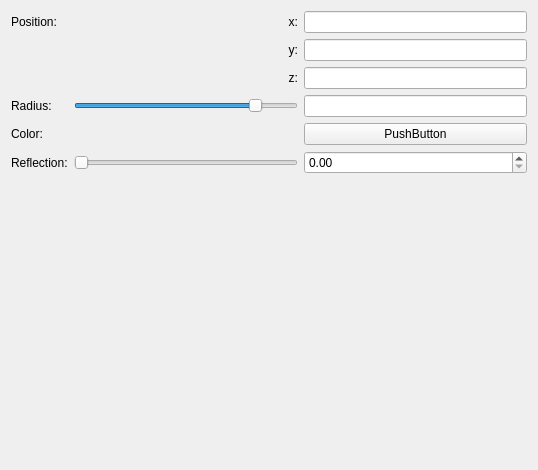
<?xml version="1.0" encoding="UTF-8"?>
<ui version="4.0">
 <class>Form</class>
 <widget class="QWidget" name="Form">
  <property name="geometry">
   <rect>
    <x>0</x>
    <y>0</y>
    <width>538</width>
    <height>470</height>
   </rect>
  </property>
  <property name="windowTitle">
   <string>Form</string>
  </property>
  <layout class="QVBoxLayout" name="verticalLayout">
   <item>
    <layout class="QGridLayout" name="gridLayout">
     <item row="3" column="1">
      <widget class="QSlider" name="logslider_radius">
       <property name="sizePolicy">
        <sizepolicy hsizetype="Expanding" vsizetype="Fixed">
         <horstretch>0</horstretch>
         <verstretch>0</verstretch>
        </sizepolicy>
       </property>
       <property name="sizeIncrement">
        <size>
         <width>0</width>
         <height>0</height>
        </size>
       </property>
       <property name="minimum">
        <number>-1500</number>
       </property>
       <property name="maximum">
        <number>300</number>
       </property>
       <property name="orientation">
        <enum>Qt::Horizontal</enum>
       </property>
      </widget>
     </item>
     <item row="1" column="1">
      <widget class="QLabel" name="label_12">
       <property name="text">
        <string>y:</string>
       </property>
       <property name="alignment">
        <set>Qt::AlignRight|Qt::AlignTrailing|Qt::AlignVCenter</set>
       </property>
      </widget>
     </item>
     <item row="2" column="2">
      <widget class="MyLineEdit" name="vect3_position_z"/>
     </item>
     <item row="3" column="0">
      <widget class="QLabel" name="label_7">
       <property name="text">
        <string>Radius:</string>
       </property>
      </widget>
     </item>
     <item row="0" column="0">
      <widget class="QLabel" name="label_10">
       <property name="text">
        <string>Position:</string>
       </property>
      </widget>
     </item>
     <item row="4" column="0">
      <widget class="QLabel" name="label_18">
       <property name="text">
        <string>Color:</string>
       </property>
      </widget>
     </item>
     <item row="5" column="0">
      <widget class="QLabel" name="label_19">
       <property name="text">
        <string>Reflection:</string>
       </property>
      </widget>
     </item>
     <item row="0" column="1">
      <widget class="QLabel" name="label_11">
       <property name="text">
        <string>x:</string>
       </property>
       <property name="alignment">
        <set>Qt::AlignRight|Qt::AlignTrailing|Qt::AlignVCenter</set>
       </property>
      </widget>
     </item>
     <item row="4" column="2">
      <widget class="QPushButton" name="colorButton_color">
       <property name="text">
        <string>PushButton</string>
       </property>
      </widget>
     </item>
     <item row="1" column="2">
      <widget class="MyLineEdit" name="vect3_position_y"/>
     </item>
     <item row="5" column="2">
      <widget class="MyDoubleSpinBox" name="spinbox_reflection">
       <property name="prefix">
        <string/>
       </property>
       <property name="suffix">
        <string/>
       </property>
       <property name="decimals">
        <number>2</number>
       </property>
       <property name="minimum">
        <double>0.000000000000000</double>
       </property>
       <property name="maximum">
        <double>1.000000000000000</double>
       </property>
       <property name="singleStep">
        <double>0.100000000000000</double>
       </property>
      </widget>
     </item>
     <item row="5" column="1">
      <widget class="QSlider" name="slider_reflection">
       <property name="minimum">
        <number>0</number>
       </property>
       <property name="maximum">
        <number>100</number>
       </property>
       <property name="singleStep">
        <number>1</number>
       </property>
       <property name="orientation">
        <enum>Qt::Horizontal</enum>
       </property>
      </widget>
     </item>
     <item row="0" column="2">
      <widget class="MyLineEdit" name="vect3_position_x"/>
     </item>
     <item row="2" column="1">
      <widget class="QLabel" name="label_13">
       <property name="text">
        <string>z:</string>
       </property>
       <property name="alignment">
        <set>Qt::AlignRight|Qt::AlignTrailing|Qt::AlignVCenter</set>
       </property>
      </widget>
     </item>
     <item row="3" column="2">
      <widget class="MyLineEdit" name="logedit_radius">
       <property name="sizePolicy">
        <sizepolicy hsizetype="Expanding" vsizetype="Fixed">
         <horstretch>0</horstretch>
         <verstretch>0</verstretch>
        </sizepolicy>
       </property>
      </widget>
     </item>
    </layout>
   </item>
   <item>
    <spacer name="verticalSpacer">
     <property name="orientation">
      <enum>Qt::Vertical</enum>
     </property>
     <property name="sizeHint" stdset="0">
      <size>
       <width>20</width>
       <height>40</height>
      </size>
     </property>
    </spacer>
   </item>
  </layout>
 </widget>
 <customwidgets>
  <customwidget>
   <class>MyLineEdit</class>
   <extends>QLineEdit</extends>
   <header>mylineedit.h</header>
  </customwidget>
  <customwidget>
   <class>MyDoubleSpinBox</class>
   <extends>QDoubleSpinBox</extends>
   <header>mydoublespinbox.h</header>
  </customwidget>
 </customwidgets>
 <resources/>
 <connections/>
</ui>
